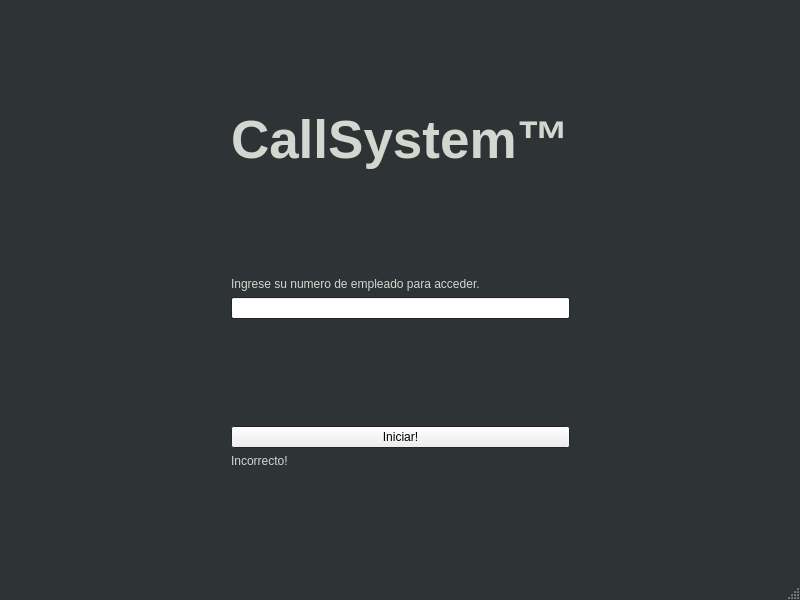
<?xml version="1.0" encoding="UTF-8"?>
<ui version="4.0">
 <class>Start</class>
 <widget class="QMainWindow" name="Start">
  <property name="geometry">
   <rect>
    <x>0</x>
    <y>0</y>
    <width>800</width>
    <height>600</height>
   </rect>
  </property>
  <property name="palette">
   <palette>
    <active>
     <colorrole role="WindowText">
      <brush brushstyle="SolidPattern">
       <color alpha="255">
        <red>211</red>
        <green>215</green>
        <blue>207</blue>
       </color>
      </brush>
     </colorrole>
     <colorrole role="Base">
      <brush brushstyle="SolidPattern">
       <color alpha="255">
        <red>255</red>
        <green>255</green>
        <blue>255</blue>
       </color>
      </brush>
     </colorrole>
     <colorrole role="Window">
      <brush brushstyle="SolidPattern">
       <color alpha="255">
        <red>46</red>
        <green>52</green>
        <blue>54</blue>
       </color>
      </brush>
     </colorrole>
     <colorrole role="Highlight">
      <brush brushstyle="SolidPattern">
       <color alpha="255">
        <red>137</red>
        <green>201</green>
        <blue>163</blue>
       </color>
      </brush>
     </colorrole>
    </active>
    <inactive>
     <colorrole role="WindowText">
      <brush brushstyle="SolidPattern">
       <color alpha="255">
        <red>211</red>
        <green>215</green>
        <blue>207</blue>
       </color>
      </brush>
     </colorrole>
     <colorrole role="Base">
      <brush brushstyle="SolidPattern">
       <color alpha="255">
        <red>255</red>
        <green>255</green>
        <blue>255</blue>
       </color>
      </brush>
     </colorrole>
     <colorrole role="Window">
      <brush brushstyle="SolidPattern">
       <color alpha="255">
        <red>46</red>
        <green>52</green>
        <blue>54</blue>
       </color>
      </brush>
     </colorrole>
     <colorrole role="Highlight">
      <brush brushstyle="SolidPattern">
       <color alpha="255">
        <red>137</red>
        <green>201</green>
        <blue>163</blue>
       </color>
      </brush>
     </colorrole>
    </inactive>
    <disabled>
     <colorrole role="WindowText">
      <brush brushstyle="SolidPattern">
       <color alpha="255">
        <red>190</red>
        <green>190</green>
        <blue>190</blue>
       </color>
      </brush>
     </colorrole>
     <colorrole role="Base">
      <brush brushstyle="SolidPattern">
       <color alpha="255">
        <red>46</red>
        <green>52</green>
        <blue>54</blue>
       </color>
      </brush>
     </colorrole>
     <colorrole role="Window">
      <brush brushstyle="SolidPattern">
       <color alpha="255">
        <red>46</red>
        <green>52</green>
        <blue>54</blue>
       </color>
      </brush>
     </colorrole>
     <colorrole role="Highlight">
      <brush brushstyle="SolidPattern">
       <color alpha="255">
        <red>145</red>
        <green>145</green>
        <blue>145</blue>
       </color>
      </brush>
     </colorrole>
    </disabled>
   </palette>
  </property>
  <property name="windowTitle">
   <string>MainWindow</string>
  </property>
  <widget class="QWidget" name="centralwidget">
   <layout class="QGridLayout" name="gridLayout_2">
    <item row="0" column="0">
     <layout class="QGridLayout" name="gridLayout">
      <item row="2" column="1">
       <spacer name="verticalSpacer">
        <property name="orientation">
         <enum>Qt::Vertical</enum>
        </property>
        <property name="sizeHint" stdset="0">
         <size>
          <width>20</width>
          <height>40</height>
         </size>
        </property>
       </spacer>
      </item>
      <item row="3" column="1">
       <widget class="QLabel" name="label_2">
        <property name="text">
         <string>Ingrese su numero de empleado para acceder.</string>
        </property>
       </widget>
      </item>
      <item row="5" column="1">
       <spacer name="verticalSpacer_3">
        <property name="orientation">
         <enum>Qt::Vertical</enum>
        </property>
        <property name="sizeHint" stdset="0">
         <size>
          <width>20</width>
          <height>40</height>
         </size>
        </property>
       </spacer>
      </item>
      <item row="4" column="1">
       <widget class="QLineEdit" name="lineEdit">
        <property name="toolTip">
         <string>Default: Codigo estudiante de creador</string>
        </property>
        <property name="inputMask">
         <string/>
        </property>
       </widget>
      </item>
      <item row="1" column="1">
       <widget class="QLabel" name="label">
        <property name="font">
         <font>
          <pointsize>40</pointsize>
          <weight>75</weight>
          <bold>true</bold>
         </font>
        </property>
        <property name="cursor">
         <cursorShape>PointingHandCursor</cursorShape>
        </property>
        <property name="text">
         <string>CallSystem™</string>
        </property>
       </widget>
      </item>
      <item row="1" column="2">
       <spacer name="horizontalSpacer_2">
        <property name="orientation">
         <enum>Qt::Horizontal</enum>
        </property>
        <property name="sizeHint" stdset="0">
         <size>
          <width>40</width>
          <height>20</height>
         </size>
        </property>
       </spacer>
      </item>
      <item row="8" column="1">
       <spacer name="verticalSpacer_4">
        <property name="orientation">
         <enum>Qt::Vertical</enum>
        </property>
        <property name="sizeHint" stdset="0">
         <size>
          <width>20</width>
          <height>40</height>
         </size>
        </property>
       </spacer>
      </item>
      <item row="6" column="1">
       <widget class="QPushButton" name="pushButton">
        <property name="text">
         <string>Iniciar!</string>
        </property>
       </widget>
      </item>
      <item row="1" column="0">
       <spacer name="horizontalSpacer">
        <property name="orientation">
         <enum>Qt::Horizontal</enum>
        </property>
        <property name="sizeHint" stdset="0">
         <size>
          <width>40</width>
          <height>20</height>
         </size>
        </property>
       </spacer>
      </item>
      <item row="0" column="1">
       <spacer name="verticalSpacer_2">
        <property name="orientation">
         <enum>Qt::Vertical</enum>
        </property>
        <property name="sizeHint" stdset="0">
         <size>
          <width>20</width>
          <height>40</height>
         </size>
        </property>
       </spacer>
      </item>
      <item row="7" column="1">
       <widget class="QLabel" name="wrong">
        <property name="enabled">
         <bool>true</bool>
        </property>
        <property name="text">
         <string>Incorrecto!</string>
        </property>
       </widget>
      </item>
     </layout>
    </item>
   </layout>
  </widget>
  <widget class="QMenuBar" name="menubar">
   <property name="geometry">
    <rect>
     <x>0</x>
     <y>0</y>
     <width>800</width>
     <height>22</height>
    </rect>
   </property>
  </widget>
  <widget class="QStatusBar" name="statusbar"/>
 </widget>
 <resources/>
 <connections/>
</ui>
